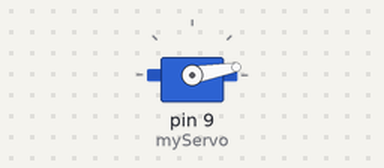
A sketch run on a simulated Arduino Uno, built with avr-gcc and run on an emulated ATmega328P. Parts: servo.

Above: at 0.05 s.
At 0.65 s:
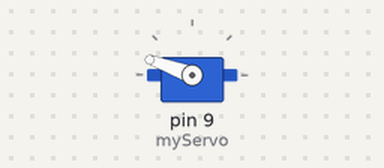
At 1.4 s:
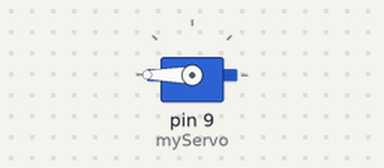
At 2.8 s:
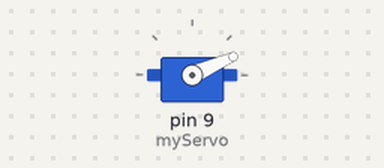
Timing chart, 0 to 9.1 s (numbered marks = the images above):
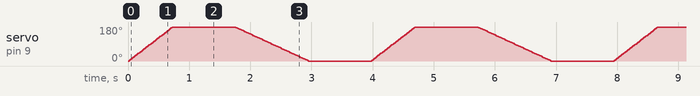

The sketch:

06_Servo_Movement_For_Loop_Instructions.ino
```cpp
#include <Servo.h>

Servo myServo;

void setup() {
  myServo.attach(9);
}
void loop() {
  for(int angle = 0; angle <= 180; angle += 5) {
    myServo.write(angle);
    delay(20);
  }

  delay(1000);

    for(int angle = 180; angle >= 0; angle -= 3) {
      myServo.write(angle);
      delay(20);
    }

    delay(1000);
}
```
